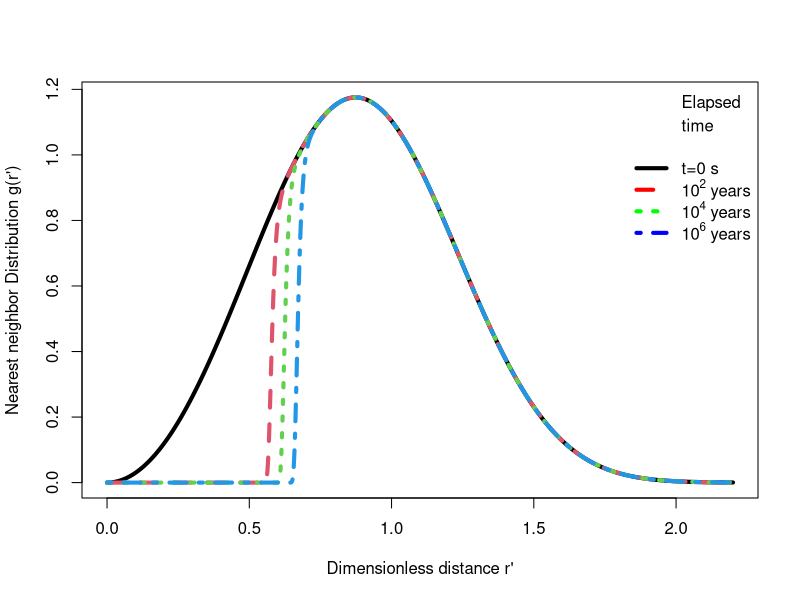

This chart was generated by the following R code:
# The nearest neighbor distribution at geological times
rm(list=ls())
s<-3e15                 # frequency factor
rho<-1e-6               # rho-prime values 0.005-0.02
rc<-0.0                 # for freshly irradiated samples, rc=0
timesAF<-3.154e7*c(0,1e2,1e4,1e6)          # times in seconds
rprimes<-seq(from=rc,to=2.2,by=0.002)    # rprime=0-2.2

##### function to find distribution of distances ###
AFfortimeT<-function(tim){3*(rprimes**2.0)*exp(-(rprimes**3.0))*
    exp(-exp(-(rho**(-1/3))*rprimes)*s*tim)}
######

distribs<-sapply(timesAF,AFfortimeT)
# Plots
cols=c(NA,NA,NA,"black","red","green","blue")
matplot(rprimes,distribs,xlab="Dimensionless distance r'",
        ylab="Nearest neighbor Distribution g(r')",type="l",lwd=4)
legend("topright",bty="n", lty=c(NA,NA,NA,1,2,3,4), lwd=4,
       col=cols,legend = c("Elapsed", "time"  ," ","t=0 s",
                           expression("10"^"2"*" years"),
                           expression("10"^"4"*" years"),expression("10"^"6"*" years")))